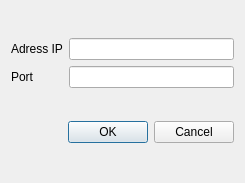
<?xml version="1.0" encoding="UTF-8"?>
<ui version="4.0">
 <class>Dialog</class>
 <widget class="QDialog" name="Dialog">
  <property name="geometry">
   <rect>
    <x>0</x>
    <y>0</y>
    <width>245</width>
    <height>183</height>
   </rect>
  </property>
  <property name="windowTitle">
   <string>Ustawienia</string>
  </property>
  <layout class="QVBoxLayout" name="verticalLayout">
   <item>
    <layout class="QGridLayout" name="gridLayout">
     <item row="0" column="0">
      <widget class="QLabel" name="label">
       <property name="text">
        <string>Adress IP</string>
       </property>
      </widget>
     </item>
     <item row="0" column="1">
      <widget class="QLineEdit" name="leIP">
       <property name="inputMask">
        <string extracomment="Podaj adres IP"/>
       </property>
       <property name="text">
        <string/>
       </property>
       <property name="frame">
        <bool>true</bool>
       </property>
       <property name="placeholderText">
        <string/>
       </property>
      </widget>
     </item>
     <item row="1" column="0">
      <widget class="QLabel" name="label_2">
       <property name="text">
        <string>Port</string>
       </property>
      </widget>
     </item>
     <item row="1" column="1">
      <widget class="QLineEdit" name="lePort"/>
     </item>
    </layout>
   </item>
   <item>
    <widget class="QDialogButtonBox" name="buttonBox">
     <property name="orientation">
      <enum>Qt::Horizontal</enum>
     </property>
     <property name="standardButtons">
      <set>QDialogButtonBox::Cancel|QDialogButtonBox::Ok</set>
     </property>
    </widget>
   </item>
  </layout>
 </widget>
 <resources/>
 <connections>
  <connection>
   <sender>buttonBox</sender>
   <signal>accepted()</signal>
   <receiver>Dialog</receiver>
   <slot>accept()</slot>
   <hints>
    <hint type="sourcelabel">
     <x>248</x>
     <y>254</y>
    </hint>
    <hint type="destinationlabel">
     <x>157</x>
     <y>274</y>
    </hint>
   </hints>
  </connection>
  <connection>
   <sender>buttonBox</sender>
   <signal>rejected()</signal>
   <receiver>Dialog</receiver>
   <slot>reject()</slot>
   <hints>
    <hint type="sourcelabel">
     <x>316</x>
     <y>260</y>
    </hint>
    <hint type="destinationlabel">
     <x>286</x>
     <y>274</y>
    </hint>
   </hints>
  </connection>
 </connections>
</ui>
